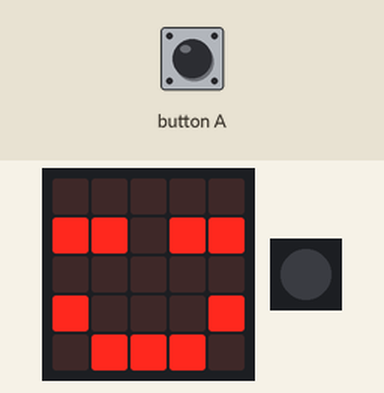
Recording of a program running on a simulated Calliope mini (MakeCode). Shown: the board's 5×5 LED display, 1 RGB LEDs in strip order, left to right. The test bench sets the inputs (shaded band).

Above: at 0.1 s.
At 1.6 s:
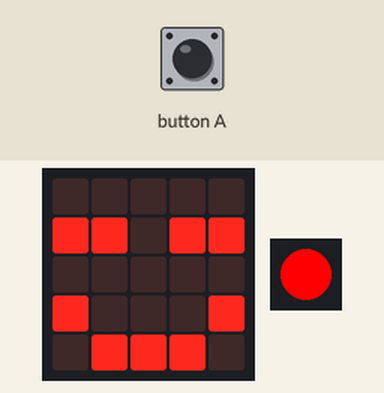
1.7 s: button A pressed for 0.15 s
At 2.5 s:
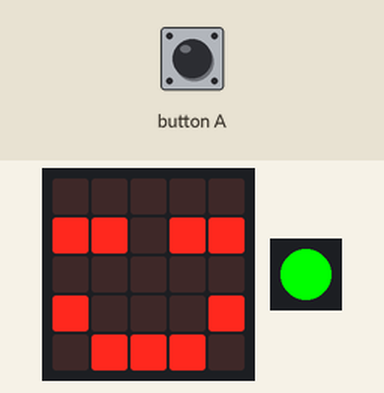
Timing chart, 0 to 4.7 s (numbered marks = the images above; inputs shaded):
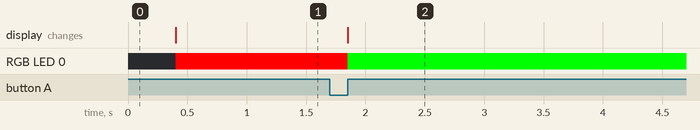

The program:

main.ts
```typescript
input.onButtonEvent(Button.A, input.buttonEventClick(), function () {
    hearing = !(hearing)
    if (hearing) {
        basic.setLedColor(0x00ff00)
    } else {
        basic.setLedColor(0xff0000)
    }
})
let hearing = false
basic.showLeds(`
    . . . . .
    # # . # #
    . . . . .
    # . . . #
    . # # # .
    `)
basic.setLedColor(0xff0000)
hearing = false
basic.forever(function () {

})
```

test.ts
```typescript
// Hier kann man Tests durchführen; diese Datei wird nicht kompiliert, wenn dieses Paket als Erweiterung verwendet wird.
```

Measured:
- after the input at 1.7 s, RGB LED 0: RGB(255, 0, 0) → RGB(0, 255, 0) after 0.15 s
